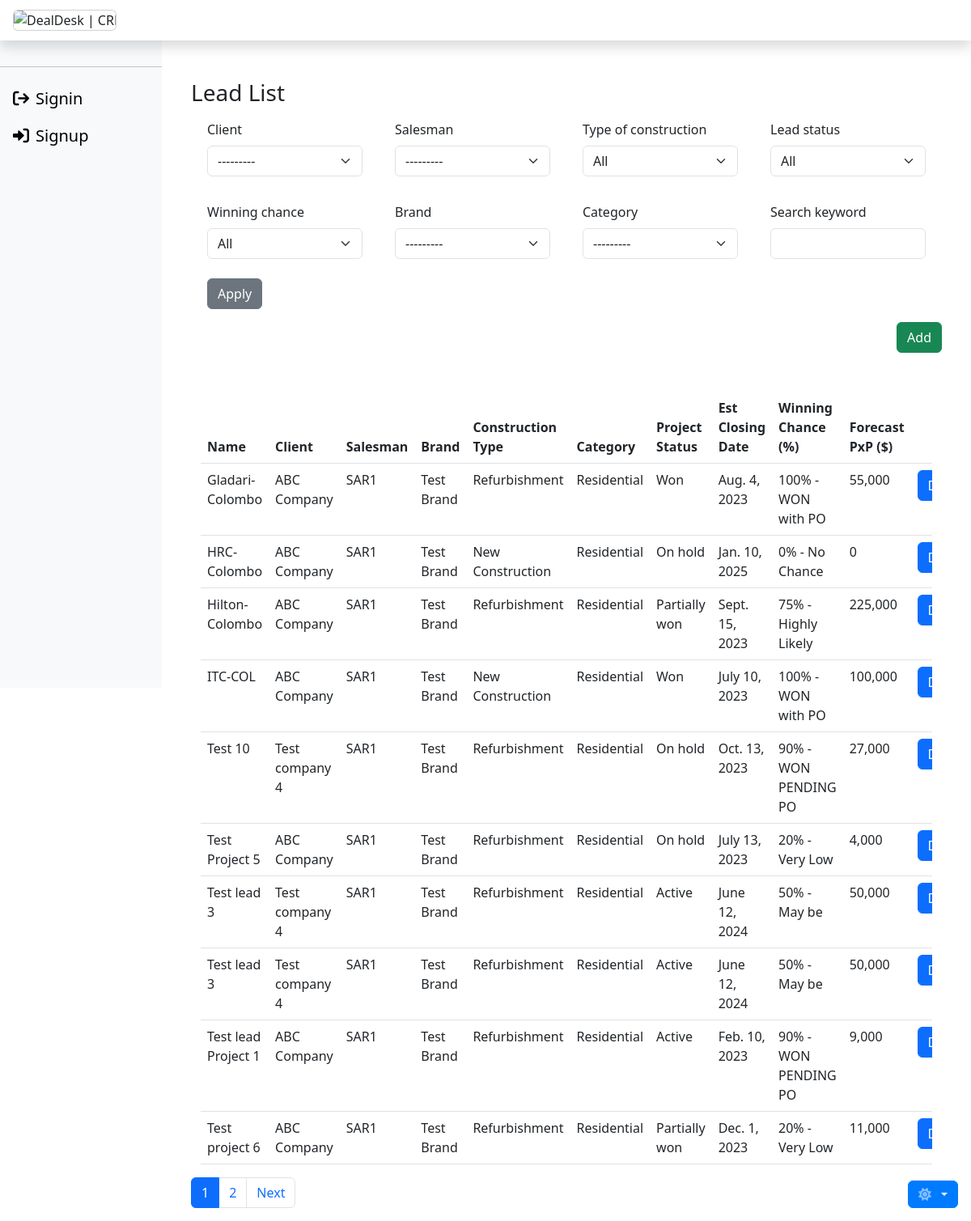
The app's page /lead_master/list/ with its own data.
### lead_master/models.py (models this page shows, shortened)
class Brand(models.Model):
    brand = models.CharField(max_length=55, null=False)
    created_on = models.DateTimeField(auto_now_add=True)
    updated_on = models.DateTimeField(auto_now=True)
    class Meta:
        ordering = ['brand']
    def __str__(self):
        return self.brand

class Category(models.Model):
    category = models.CharField(max_length=55, null=False)
    created_on = models.DateTimeField(auto_now_add=True)
    updated_on = models.DateTimeField(auto_now=True)
    class Meta:
        ordering = ['category']
        verbose_name_plural = "categories"
    def __str__(self):
        return self.category

class LeadMaster(models.Model):
    name = models.CharField(max_length=100, null=False)
    client = models.ForeignKey(
        'client.Client',
        on_delete=models.SET(get_client),
        related_name='lead_masters'
    )
    location = models.CharField(max_length=55, null=False)
    brand = models.ForeignKey(
        Brand,
        on_delete=models.SET(get_brand),
        related_name='lead_masters'
    )
    created_on = models.DateTimeField(auto_now_add=True)
    updated_on = models.DateTimeField(auto_now=True)
    salesman = models.ForeignKey(
        'team.Sar',
        on_delete=models.SET(get_salesman),
        related_name='lead_masters',
    )
    manager = models.ForeignKey(
        'team.Manager',
        on_delete=models.SET(get_manager),
        related_name='lead_masters'
    )
    type_of_construction = models.CharField(
        max_length=20,
        choices=TYPE_OF_CONSTRUCTION,
        null=False
    )
    category = models.ForeignKey(
        Category,
        on_delete=models.SET(get_category),
        related_name='lead_masters'
    )
    lead_status = models.TextField(
        max_length=55,
        choices=LEAD_STATUS,
        null=False,
        default="Active"
    )
    est_closing_date = models.DateField(null=False)
    est_date_of_delivery = models.DateField()
    potential_value = models.DecimalField(
        max_digits=10,
        decimal_places=0,
        null=False
    )
    winning_chance = models.DecimalField(
        max_digits=3,
        decimal_places=2,
        choices=WINNING_CHANCE,
        null=False
    )
    forecast_pxp = models.DecimalField(
        max_digits=10,
        decimal_places=0,
        null=True,
        blank=True
    )
    class Meta:
        ordering = ['name']

### client/models.py (models this page shows)
class Client(models.Model):
    company_name = models.CharField(max_length=255, null=False)
    first_name = models.CharField(max_length=55, null=False)
    last_name = models.CharField(max_length=55, null=False)
    client_type = models.CharField(
        max_length=55,
        choices=CLIENT_TYPE_CHOICES,
        null=False,
        default="CLN"
    )
    address1 = models.CharField(max_length=255, null=False)
    address2 = models.CharField(max_length=255, null=False)
    postal_code = models.CharField(max_length=10)
    city = models.CharField(max_length=255, null=False)
    country = models.CharField(max_length=255)
    telephone = models.CharField(max_length=20)
    mobile = models.CharField(max_length=20, null=False)
    email = models.EmailField(null=False)
    salesman = models.ForeignKey(
        Sar,
        on_delete=models.SET(get_salesman),
        related_name='clients'
    )
    manager = models.ForeignKey(
        Manager,
        on_delete=models.SET(get_manager),
        related_name='clients'
    )
    created_on = models.DateTimeField(auto_now_add=True)
    updated_on = models.DateTimeField(auto_now=True)
    class Meta:
        verbose_name = 'Client'
        verbose_name_plural = 'Clients'
        db_table = 'Client.Client'
        ordering = ['company_name']
    def __str__(self):
        return self.company_name

### team/models.py (models this page shows)
class Sar(models.Model):
    first_name = models.CharField(max_length=55)
    last_name = models.CharField(max_length=55)
    mobile = models.CharField(max_length=20)
    email = models.EmailField()
    manager = models.ForeignKey(
        Manager,
        on_delete=models.SET(get_manager),
        related_name='sars',
    )
    created_on = models.DateTimeField(auto_now_add=True)
    updated_on = models.DateTimeField(auto_now=True)
    class Meta:
        db_table = 'Team.Sar'
        ordering = ['first_name']
        verbose_name_plural = 'Sars'
    def __str__(self):
        return f"{self.first_name}"

### lead_master/views.py (the view)
# urls.py: path('list/', LeadListView.as_view(), name='lead_list'),
class LeadListView(ListView):
    model = LeadMaster
    template_name = 'lead_master/lead_list.html'
    context_object_name = 'leads'
    paginate_by = 10
    def get_queryset(self):
        queryset = super().get_queryset()
        form = LeadMasterFilterForm(self.request.GET)
        if form.is_valid():
            client = form.cleaned_data['client']
            salesman = form.cleaned_data['salesman']
            type_of_construction = form.cleaned_data['type_of_construction']
            lead_status = form.cleaned_data['lead_status']
            winning_chance = form.cleaned_data['winning_chance']
            brand = form.cleaned_data['brand']
            category = form.cleaned_data['category']
            search_keyword = form.cleaned_data['search_keyword']
            if client:
                queryset = queryset.filter(client=client)
            if salesman:
                queryset = queryset.filter(salesman=salesman)
            if type_of_construction:
                queryset = queryset.filter(
                    type_of_construction=type_of_construction)
            if lead_status:
                queryset = queryset.filter(lead_status=lead_status)
            if winning_chance:
                queryset = queryset.filter(winning_chance=winning_chance)
            if brand:
                queryset = queryset.filter(brand=brand)
            if category:
                queryset = queryset.filter(category=category)
            if search_keyword:
                queryset = queryset.filter(name__icontains=search_keyword)
        return queryset
    def get_context_data(self, **kwargs):
        context = super().get_context_data(**kwargs)
        context['filter_form'] = LeadMasterFilterForm(self.request.GET)
        return context

### lead_master/templates/lead_master/lead_list.html (shortened to what this page needs)
{% extends 'base.html' %}
{% load crispy_forms_tags %}
{% load humanize %}
{% block content %}
<div class="container mt-5">
    <div class="row">
        <div class="col-12">
            <h3 class="bg-body">Lead List</h3>
            <form class="mb-3" method="get" action="{% url 'lead_master:lead_list' %}">
                <div class="container">
                    <div class="row">
                        {% for field in filter_form %}
                        <div class="col-lg-3 col-md-4 col-sm-6">
                            <div class="p-2">
                                {{ field|as_crispy_field }}
                            </div>
                        </div>
                        {% endfor %}
                        <div class="col-sm-2">
                            <button type="submit" class="btn btn-secondary ms-2">Apply</button>
                        </div>
                    </div>
                </div>
            </form>
            <div class="d-flex justify-content-end">
                <a href="{% url 'lead_master:lead_new' %}"
                    class="btn btn-success link-offset-2 link-underline-opacity-25 link-underline-opacity-100-hover">
                    Add
                </a>
            </div>
            <div class="container mt-5">
                <div class="table-responsive overflow-x-scroll">
                    <table class="table bg-body-tertiary table-hover">
                        <thead>
                            <tr>
                                <th>Name</th>
                                <th>Client</th>
                                <th>Salesman</th>
                                <th>Brand</th>
                                <th>Construction Type</th>
                                <th>Category</th>
                                <th>Project Status</th>
                                <th>Est Closing Date</th>
                                <th>Winning Chance (%)</th>
                                <th>Forecast PxP ($)</th>
                                <th></th>
                            </tr>
                        </thead>
                        <tbody>
                            {% for lead in leads %}
                            <tr>
                                <td>{{ lead.name }}</td>
                                <td>{{ lead.client }}</td>
                                <td>{{ lead.salesman }}</td>
                                <td>{{ lead.brand }}</td>
                                <td>{{ lead.get_type_of_construction_display }}</td>
                                <td>{{ lead.category }}</td>
                                <td>{{ lead.get_lead_status_display }}</td>
                                <td>{{ lead.est_closing_date }}</td>
                                <td>{{ lead.get_winning_chance_display }}</td>
                                <td>{{ lead.forecast_pxp|intcomma }}</td>
                                <td>
                                    <button type="button"
                                        onclick="location.href='{% url 'lead_master:lead_detail' pk=lead.pk %}'"
                                        class="btn btn-primary link-offset-2 link-underline-opacity-25 link-underline-opacity-100-hover">
                                    </button>
                                </td>
                            </tr>
                            {% empty %}
                            <tr>
                                <td colspan="12">No leads found.</td>
                            </tr>
                            {% endfor %}
                        </tbody>
                    </table>
                </div>
            </div>
            {% if is_paginated %}
            <nav aria-label="Page navigation">
                <ul class="pagination">
                    {% for num in page_obj.paginator.page_range %}
                    {% if page_obj.number == num %}
                    <li class="page-item active"><a class="page-link" href="#">{{ num }}</a></li>
                    {% else %}
                    <li class="page-item"><a class="page-link" href="?page={{ num }}">{{ num }}</a></li>
                    {% endif %}
                    {% endfor %}
                    {% if page_obj.has_next %}
                    <li class="page-item"><a class="page-link" href="?page={{ page_obj.next_page_number }}">Next</a>
                    </li>
                    {% endif %}
                </ul>
            </nav>
            {% endif %}
        </div>
    </div>
</div>
{% endblock %}

### records on screen
Brand: filter_form "---------"
Category: filter_form "---------"
LeadMaster: name "Gladari-Colombo", client "ABC Company", salesman "SAR1", brand "Test Brand", type_of_construction "Refurbishment", category "Residential", lead_status "Won", est_closing_date "Aug. 4, 2023", winning_chance "100% - WON with PO", forecast_pxp "55,000"
LeadMaster: name "HRC- Colombo", client "ABC Company", salesman "SAR1", brand "Test Brand", type_of_construction "New Construction", category "Residential", lead_status "On hold", est_closing_date "Jan. 10, 2025", winning_chance "0% - No Chance", forecast_pxp "0"
LeadMaster: name "Hilton-Colombo", client "ABC Company", salesman "SAR1", brand "Test Brand", type_of_construction "Refurbishment", category "Residential", lead_status "Partially won", est_closing_date "Sept. 15, 2023", winning_chance "75% - Highly Likely", forecast_pxp "225,000"
LeadMaster: name "ITC-COL", client "ABC Company", salesman "SAR1", brand "Test Brand", type_of_construction "New Construction", category "Residential", lead_status "Won", est_closing_date "July 10, 2023", winning_chance "100% - WON with PO", forecast_pxp "100,000"
LeadMaster: name "Test 10", client "Test company 4", salesman "SAR1", brand "Test Brand", type_of_construction "Refurbishment", category "Residential", lead_status "On hold", est_closing_date "Oct. 13, 2023", winning_chance "90% - WON PENDING PO", forecast_pxp "27,000"
LeadMaster: name "Test Project 5", client "ABC Company", salesman "SAR1", brand "Test Brand", type_of_construction "Refurbishment", category "Residential", lead_status "On hold", est_closing_date "July 13, 2023", winning_chance "20% - Very Low", forecast_pxp "4,000"
LeadMaster: name "Test lead 3", client "Test company 4", salesman "SAR1", brand "Test Brand", type_of_construction "Refurbishment", category "Residential", lead_status "Active", est_closing_date "June 12, 2024", winning_chance "50% - May be", forecast_pxp "50,000"
LeadMaster: name "Test lead 3", client "Test company 4", salesman "SAR1", brand "Test Brand", type_of_construction "Refurbishment", category "Residential", lead_status "Active", est_closing_date "June 12, 2024", winning_chance "50% - May be", forecast_pxp "50,000"
LeadMaster: name "Test lead Project 1", client "ABC Company", salesman "SAR1", brand "Test Brand", type_of_construction "Refurbishment", category "Residential", lead_status "Active", est_closing_date "Feb. 10, 2023", winning_chance "90% - WON PENDING PO", forecast_pxp "9,000"
LeadMaster: name "Test project 6", client "ABC Company", salesman "SAR1", brand "Test Brand", type_of_construction "Refurbishment", category "Residential", lead_status "Partially won", est_closing_date "Dec. 1, 2023", winning_chance "20% - Very Low", forecast_pxp "11,000"

### other values on screen
{{ num }} "1"
{{ num }} "2"
